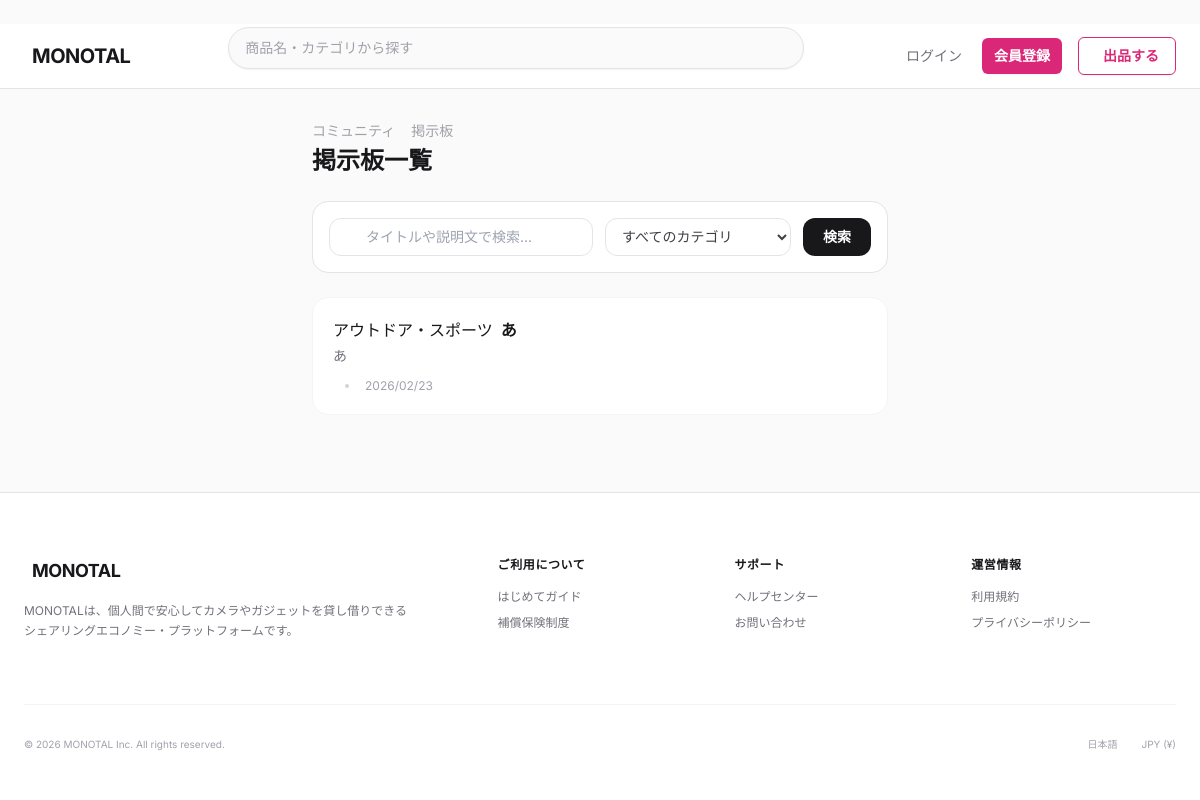
The app's page /monotal/community/boards/, older data.
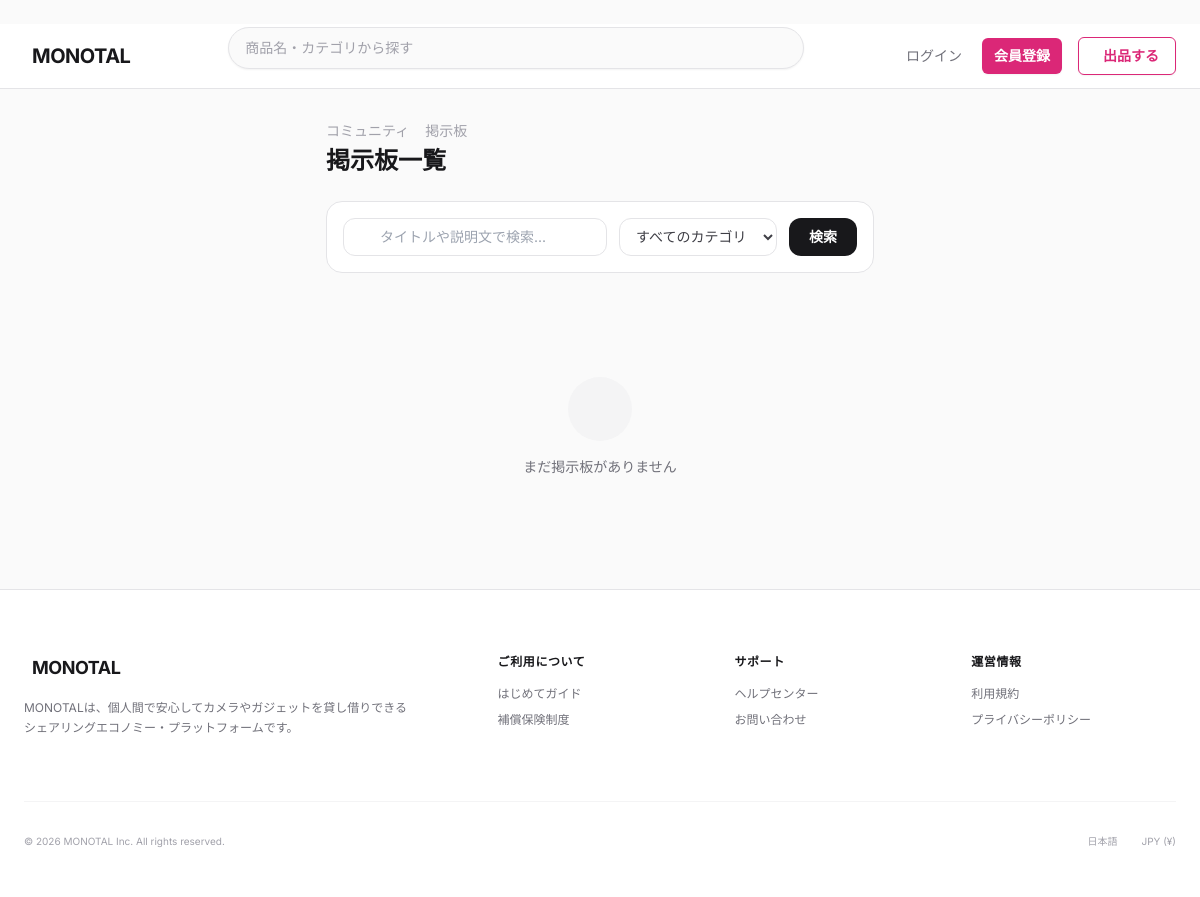
The same page, newer data.
### monotal/models.py (models this page shows, shortened)
class Community(models.Model):
    community_id = models.AutoField(primary_key=True)
    name = models.CharField(max_length=200, verbose_name='掲示板タイトル', null=True, blank=True)
    description = models.TextField(verbose_name='説明文', null=True, blank=True)
    category = models.ForeignKey(
        BoardCategory,
        on_delete=models.SET_NULL, # カテゴリが削除されても掲示板は残す
        null=True,
        verbose_name='カテゴリ'
    )
    creator = models.ForeignKey(
        User,
        on_delete=models.SET_NULL, # ユーザーが削除されても掲示板は残す
        null=True,
        related_name='created_communities',
        verbose_name='作成者'
    )
    created_at = models.DateTimeField(default=timezone.now, verbose_name='作成日時')
    class Meta:
        db_table = 'T_Community'
        verbose_name = 'コミュニティ（掲示板）'
        verbose_name_plural = 'コミュニティ（掲示板）'

class BoardCategory(models.Model):
    id = models.AutoField(primary_key=True)
    name = models.CharField(max_length=100, unique=True, verbose_name='カテゴリ名')
    class Meta:
        db_table = 'M_BoardCategory'
        verbose_name = '掲示板カテゴリ'
        verbose_name_plural = '掲示板カテゴリ'

### monotal/views.py (the view, shortened to what this page needs)
# urls.py: path('community/boards/', views.board_list, name='board_list'),
def board_list(request):
    from django.db.models import Count
    q = request.GET.get('q', '').strip()
    cat = request.GET.get('category', '')
    sort = request.GET.get('sort', 'new')  # 'new' | 'old' | 'members'
    mine = request.GET.get('mine', '')
    if sort == 'old':
        order = 'created_at'
    elif sort == 'members':
        order = '-member_count'
    else:
        order = '-created_at'
    queryset = Community.objects.select_related('creator', 'category').annotate(
        member_count=Count('members', distinct=True)
    ).order_by(order)
    if q:
        queryset = queryset.filter(Q(name__icontains=q) | Q(description__icontains=q))
    if cat:
        try:
            queryset = queryset.filter(category_id=int(cat))
        except ValueError:
            pass
    if mine == '1' and request.user.is_authenticated:
        my_ids = set(CommunityMember.objects.filter(user=request.user).values_list('community_id', flat=True))
        creator_ids = set(Community.objects.filter(creator=request.user).values_list('community_id', flat=True))
        queryset = queryset.filter(community_id__in=my_ids | creator_ids)
    paginator = Paginator(queryset, 20)
    page_obj = paginator.get_page(request.GET.get('page', 1))
    try:
        selected_category_id = int(cat)
    except (ValueError, TypeError):
        selected_category_id = None
    return render(request, 'board_list.html', {
        'boards': page_obj,
        'page_obj': page_obj,
        'is_paginated': page_obj.has_other_pages(),
        'categories': BoardCategory.objects.all().order_by('name'),
        'search_query': q,
        'selected_category_id': selected_category_id,
    })

### templates/board_list.html (shortened to what this page needs)
﻿{% extends "base.html" %}
{% load static %}
{% block extra_css %}
<link rel="stylesheet" href="{% static 'css/community.css' %}">
{% endblock %}
{% block content %}
<div class="max-w-4xl mx-auto px-4 py-8">
    <div class="flex items-center justify-between mb-6">
        <div>
            <div class="flex items-center gap-2 text-sm text-zinc-400 mb-1">
                <a href="{% url 'community_group' %}" class="hover:text-zinc-600 transition-colors">コミュニティ</a>
                <span>掲示板</span>
            </div>
            <h1 class="text-2xl font-bold text-zinc-900">掲示板一覧</h1>
        </div>
    </div>
    <form method="GET" action="{% url 'board_list' %}" class="bg-white border border-zinc-200 rounded-2xl p-4 mb-6 flex flex-col sm:flex-row gap-3">
        <div class="relative flex-1">
            <input type="text" name="q" value="{{ search_query }}"
                   placeholder="タイトルや説明文で検索..."
                   class="w-full pl-9 pr-4 py-2 border border-zinc-200 rounded-xl text-sm focus:outline-none focus:ring-2 focus:ring-pink-400 focus:border-transparent transition">
        </div>
        <select name="category"
                class="px-3 py-2 border border-zinc-200 rounded-xl text-sm text-zinc-700 focus:outline-none focus:ring-2 focus:ring-pink-400 focus:border-transparent transition bg-white">
            <option value="">すべてのカテゴリ</option>
        </select>
        <button type="submit"
                class="px-5 py-2 bg-zinc-900 hover:bg-zinc-700 text-white text-sm font-semibold rounded-xl transition-colors">
            検索
        </button>
    </form>
    {% if boards %}
    <div class="space-y-3">
        {% for board in boards %}
        <a href="{% url 'board_detail' pk=board.community_id %}"
           class="board-card block bg-white border border-zinc-100 rounded-2xl p-5 hover:border-pink-200 hover:shadow-md transition-all">
            <div class="flex items-start justify-between gap-4">
                <div class="flex-1 min-w-0">
                    <div class="flex items-center gap-2 mb-1 flex-wrap">
                        {% if board.category %}
                        <span class="board-category-badge">{{ board.category.name }}</span>
                        {% endif %}
                        <h2 class="text-base font-semibold text-zinc-900 truncate">{{ board.name }}</h2>
                    </div>
                    {% if board.description %}
                    <p class="text-sm text-zinc-500 line-clamp-2 mb-3">{{ board.description }}</p>
                    {% endif %}
                    <div class="flex items-center gap-3 text-xs text-zinc-400">
                        <span class="w-1 h-1 rounded-full bg-zinc-300"></span>
                        <span class="flex items-center gap-1">
                            {{ board.created_at|date:"Y/m/d" }}
                        </span>
                    </div>
                </div>
            </div>
        </a>
        {% endfor %}
    </div>
    {% else %}
    <div class="text-center py-20 text-zinc-400">
        <div class="h-16 w-16 bg-zinc-100 rounded-full flex items-center justify-center mx-auto mb-4">
        </div>
        {% if search_query or selected_category_id %}
        <p class="text-sm font-medium text-zinc-500">該当する掲示板が見つかりませんでした</p>
        <a href="{% url 'board_list' %}" class="mt-3 inline-block text-xs text-pink-600 hover:underline">すべての掲示板を見る</a>
        {% else %}
        <p class="text-sm font-medium text-zinc-500">まだ掲示板がありません</p>
        {% endif %}
    </div>
    {% endif %}
</div>
{% endblock %}

Row changes from the older to the newer data that the page shows:
removed Community: category.name "アウトドア・スポーツ", name "あ", description "あ", created_at "2026/02/23"
Text that changed along with them:
text now shown: "まだ掲示板がありません"
